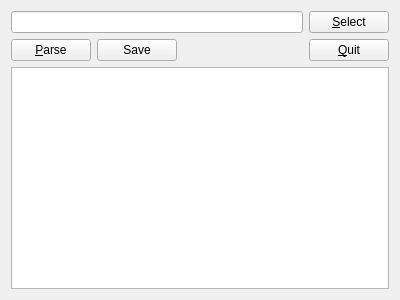
<?xml version="1.0" encoding="UTF-8"?>
<ui version="4.0">
 <class>Widget</class>
 <widget class="QWidget" name="Widget">
  <property name="geometry">
   <rect>
    <x>0</x>
    <y>0</y>
    <width>400</width>
    <height>300</height>
   </rect>
  </property>
  <property name="windowTitle">
   <string>Widget</string>
  </property>
  <layout class="QVBoxLayout" name="verticalLayout">
   <item>
    <layout class="QHBoxLayout" name="horizontalLayout">
     <item>
      <widget class="QLineEdit" name="lineEdit"/>
     </item>
     <item>
      <widget class="QPushButton" name="selectButton">
       <property name="text">
        <string>&amp;Select</string>
       </property>
      </widget>
     </item>
    </layout>
   </item>
   <item>
    <layout class="QHBoxLayout" name="horizontalLayout_2">
     <item>
      <widget class="QPushButton" name="parseButton">
       <property name="text">
        <string>&amp;Parse</string>
       </property>
      </widget>
     </item>
     <item>
      <widget class="QPushButton" name="saveButton">
       <property name="text">
        <string>Save</string>
       </property>
      </widget>
     </item>
     <item>
      <spacer name="horizontalSpacer">
       <property name="orientation">
        <enum>Qt::Horizontal</enum>
       </property>
       <property name="sizeHint" stdset="0">
        <size>
         <width>40</width>
         <height>20</height>
        </size>
       </property>
      </spacer>
     </item>
     <item>
      <widget class="QPushButton" name="quitButton">
       <property name="text">
        <string>&amp;Quit</string>
       </property>
      </widget>
     </item>
    </layout>
   </item>
   <item>
    <widget class="QTextEdit" name="textEdit"/>
   </item>
  </layout>
 </widget>
 <layoutdefault spacing="6" margin="11"/>
 <tabstops>
  <tabstop>lineEdit</tabstop>
  <tabstop>selectButton</tabstop>
  <tabstop>parseButton</tabstop>
  <tabstop>quitButton</tabstop>
  <tabstop>textEdit</tabstop>
 </tabstops>
 <resources/>
 <connections>
  <connection>
   <sender>quitButton</sender>
   <signal>clicked()</signal>
   <receiver>Widget</receiver>
   <slot>close()</slot>
   <hints>
    <hint type="sourcelabel">
     <x>335</x>
     <y>51</y>
    </hint>
    <hint type="destinationlabel">
     <x>232</x>
     <y>38</y>
    </hint>
   </hints>
  </connection>
 </connections>
</ui>
